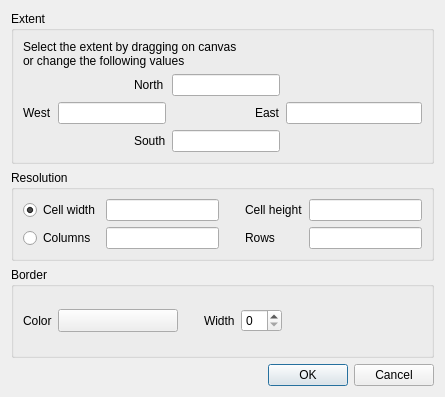
<?xml version="1.0" encoding="UTF-8"?>
<ui version="4.0">
 <class>QgsGrassRegionBase</class>
 <widget class="QDialog" name="QgsGrassRegionBase">
  <property name="geometry">
   <rect>
    <x>0</x>
    <y>0</y>
    <width>445</width>
    <height>397</height>
   </rect>
  </property>
  <property name="windowTitle">
   <string>GRASS Region Settings</string>
  </property>
  <layout class="QGridLayout" name="gridLayout_4">
   <item row="0" column="0">
    <widget class="QGroupBox" name="groupBox">
     <property name="title">
      <string>Extent</string>
     </property>
     <layout class="QGridLayout" name="gridLayout">
      <item row="1" column="2">
       <widget class="QLabel" name="textLabel1">
        <property name="sizePolicy">
         <sizepolicy hsizetype="Fixed" vsizetype="Fixed">
          <horstretch>0</horstretch>
          <verstretch>0</verstretch>
         </sizepolicy>
        </property>
        <property name="text">
         <string>North</string>
        </property>
       </widget>
      </item>
      <item row="2" column="0">
       <widget class="QLabel" name="textLabel2">
        <property name="sizePolicy">
         <sizepolicy hsizetype="Fixed" vsizetype="Fixed">
          <horstretch>0</horstretch>
          <verstretch>0</verstretch>
         </sizepolicy>
        </property>
        <property name="frameShape">
         <enum>QFrame::NoFrame</enum>
        </property>
        <property name="frameShadow">
         <enum>QFrame::Plain</enum>
        </property>
        <property name="text">
         <string>West</string>
        </property>
       </widget>
      </item>
      <item row="2" column="1" colspan="2">
       <widget class="QLineEdit" name="mWest"/>
      </item>
      <item row="2" column="4">
       <widget class="QLabel" name="textLabel3">
        <property name="sizePolicy">
         <sizepolicy hsizetype="Fixed" vsizetype="Fixed">
          <horstretch>0</horstretch>
          <verstretch>0</verstretch>
         </sizepolicy>
        </property>
        <property name="text">
         <string>East</string>
        </property>
       </widget>
      </item>
      <item row="2" column="5">
       <widget class="QLineEdit" name="mEast"/>
      </item>
      <item row="3" column="2">
       <widget class="QLabel" name="textLabel4">
        <property name="sizePolicy">
         <sizepolicy hsizetype="Fixed" vsizetype="Fixed">
          <horstretch>0</horstretch>
          <verstretch>0</verstretch>
         </sizepolicy>
        </property>
        <property name="text">
         <string>South</string>
        </property>
       </widget>
      </item>
      <item row="3" column="3" colspan="2">
       <widget class="QLineEdit" name="mSouth"/>
      </item>
      <item row="1" column="3" colspan="2">
       <widget class="QLineEdit" name="mNorth"/>
      </item>
      <item row="0" column="0" colspan="6">
       <widget class="QLabel" name="label_3">
        <property name="text">
         <string>Select the extent by dragging on canvas 
or change the following values</string>
        </property>
       </widget>
      </item>
     </layout>
    </widget>
   </item>
   <item row="1" column="0">
    <widget class="QGroupBox" name="groupBox_2">
     <property name="title">
      <string>Resolution</string>
     </property>
     <layout class="QGridLayout" name="gridLayout_2">
      <item row="0" column="0">
       <widget class="QRadioButton" name="mCellResRadio">
        <property name="text">
         <string>Cell width</string>
        </property>
        <property name="checked">
         <bool>true</bool>
        </property>
       </widget>
      </item>
      <item row="0" column="1">
       <widget class="QLineEdit" name="mEWRes"/>
      </item>
      <item row="0" column="2">
       <widget class="QLabel" name="label_2">
        <property name="text">
         <string>Cell height</string>
        </property>
        <property name="indent">
         <number>20</number>
        </property>
       </widget>
      </item>
      <item row="0" column="3">
       <widget class="QLineEdit" name="mNSRes"/>
      </item>
      <item row="1" column="0">
       <widget class="QRadioButton" name="mRowsColsRadio">
        <property name="text">
         <string>Columns</string>
        </property>
       </widget>
      </item>
      <item row="1" column="1">
       <widget class="QLineEdit" name="mCols"/>
      </item>
      <item row="1" column="2">
       <widget class="QLabel" name="label">
        <property name="text">
         <string>Rows</string>
        </property>
        <property name="indent">
         <number>20</number>
        </property>
       </widget>
      </item>
      <item row="1" column="3">
       <widget class="QLineEdit" name="mRows"/>
      </item>
     </layout>
    </widget>
   </item>
   <item row="2" column="0">
    <widget class="QGroupBox" name="groupBox_3">
     <property name="title">
      <string>Border</string>
     </property>
     <layout class="QGridLayout" name="gridLayout_3">
      <item row="0" column="0">
       <widget class="QLabel" name="textLabel7">
        <property name="text">
         <string>Color</string>
        </property>
       </widget>
      </item>
      <item row="0" column="2">
       <widget class="QLabel" name="textLabel6">
        <property name="text">
         <string>Width</string>
        </property>
        <property name="indent">
         <number>20</number>
        </property>
       </widget>
      </item>
      <item row="0" column="3">
       <widget class="QSpinBox" name="mWidthSpinBox"/>
      </item>
      <item row="0" column="4">
       <spacer name="horizontalSpacer">
        <property name="orientation">
         <enum>Qt::Horizontal</enum>
        </property>
        <property name="sizeHint" stdset="0">
         <size>
          <width>40</width>
          <height>20</height>
         </size>
        </property>
       </spacer>
      </item>
      <item row="0" column="1">
       <widget class="QgsColorButtonV2" name="mColorButton">
        <property name="minimumSize">
         <size>
          <width>120</width>
          <height>0</height>
         </size>
        </property>
        <property name="maximumSize">
         <size>
          <width>120</width>
          <height>16777215</height>
         </size>
        </property>
        <property name="text">
         <string/>
        </property>
       </widget>
      </item>
     </layout>
    </widget>
   </item>
   <item row="3" column="0">
    <widget class="QDialogButtonBox" name="buttonBox">
     <property name="orientation">
      <enum>Qt::Horizontal</enum>
     </property>
     <property name="standardButtons">
      <set>QDialogButtonBox::Cancel|QDialogButtonBox::Ok</set>
     </property>
    </widget>
   </item>
  </layout>
 </widget>
 <customwidgets>
  <customwidget>
   <class>QgsColorButtonV2</class>
   <extends>QToolButton</extends>
   <header>qgscolorbuttonv2.h</header>
  </customwidget>
 </customwidgets>
 <resources/>
 <connections/>
</ui>
